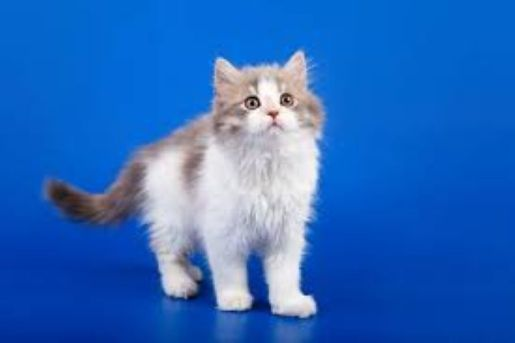
#> input picture data/cat.jpg, 515 x 343 px, found by its file name
$ python 0206.py
#> lines starting #> are read from the running program, lines starting #| are printed output that depends on the picture
# 0206.py
import cv2
from   matplotlib import pyplot as plt

path = './data/'
imgBGR1 = cv2.imread(path +'cat.jpg')
#> imgBGR1 is the input picture: shape (343, 515, 3); mean B, G, R 190.1, 105.6, 42.2
imgBGR2 = cv2.imread(path +'apple.jpg')
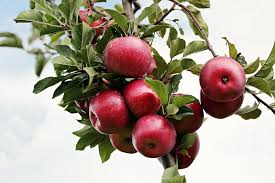
#> input picture data/apple.jpg, 275 x 183 px, found by its file name
#> imgBGR2 is the input picture: shape (183, 275, 3); mean B, G, R 145.4, 158.1, 171.1
imgBGR3 = cv2.imread(path +'panda.jpg')
imgBGR4 = cv2.imread(path +'orange.jpg')
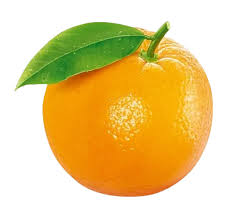
#> input picture data/orange.jpg, 234 x 215 px, found by its file name
#> imgBGR4 is the input picture: shape (215, 234, 3); mean B, G, R 142, 206, 232.3

imgRGB1 = cv2.cvtColor(imgBGR1, cv2.COLOR_BGR2RGB)
imgRGB2 = cv2.cvtColor(imgBGR2, cv2.COLOR_BGR2RGB)
#> (the run stopped early here; a loop or call above may not have finished)
